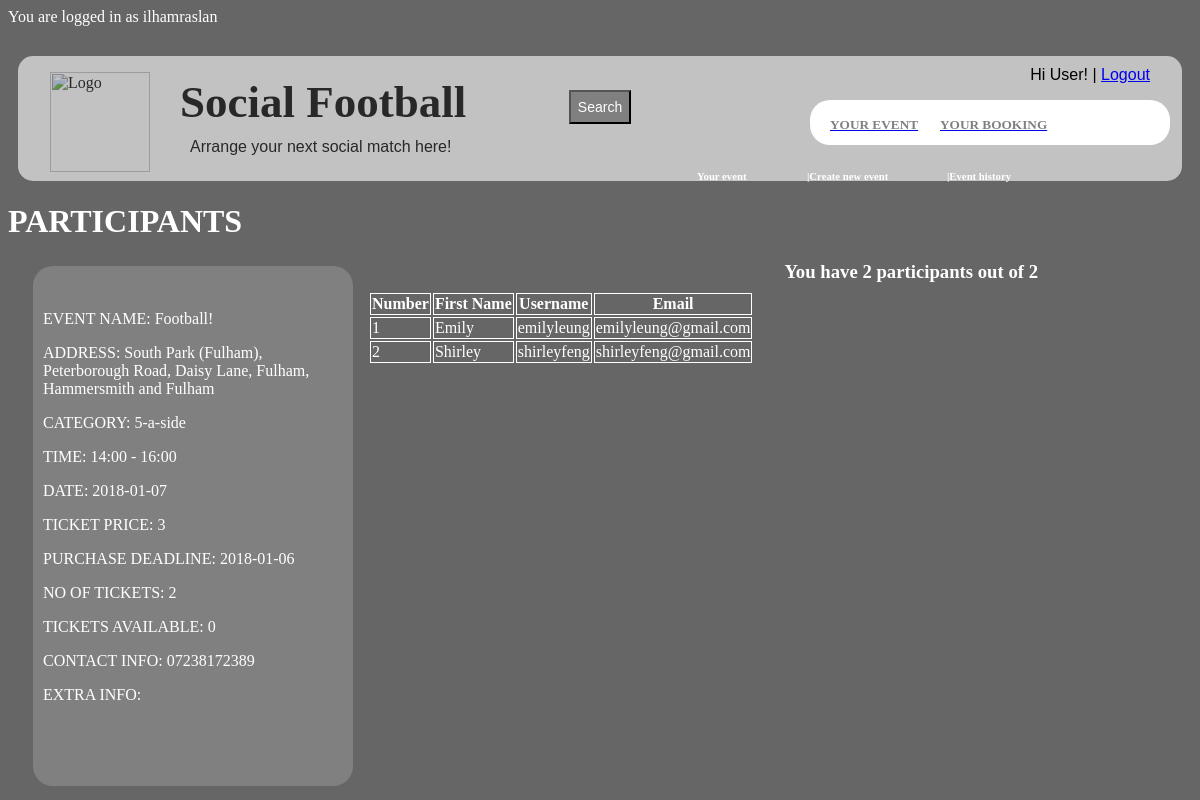
The page /Pages-Ilham/participants_page.php?event_id=5 (signed in) on the database its author committed.
### tables this page shows
CREATE TABLE `event` (
  `event_id` int(11) NOT NULL,
  `venue_id` int(11) NOT NULL,
  `event_name` text NOT NULL,
  `category` text NOT NULL,
  `date` date NOT NULL,
  `start_time` varchar(10) NOT NULL,
  `end_time` varchar(10) NOT NULL,
  `contact_information` text NOT NULL,
  `extra_information` text NOT NULL,
  `number_of_tickets` int(11) NOT NULL,
  `tickets_available` int(11) NOT NULL,
  `host_id` int(11) DEFAULT NULL,
  `deadline_purchase` date DEFAULT NULL,
  `ticket_price` int(11) DEFAULT NULL
);

CREATE TABLE `venue` (
  `venue_id` int(11) NOT NULL,
  `address` text NOT NULL,
  `postal_code` varchar(20) NOT NULL,
  `town/city` text NOT NULL,
  `ground_type` text NOT NULL,
  `size_of_pitch` varchar(30) NOT NULL,
  `venue_name` text NOT NULL
);

CREATE TABLE `booking` (
  `booking_id` int(11) NOT NULL,
  `ticket_id` int(11) DEFAULT NULL,
  `user_id` int(11) NOT NULL
);

CREATE TABLE `user` (
  `user_id` int(11) NOT NULL,
  `first_name` text NOT NULL,
  `last_name` text NOT NULL,
  `contact_number` text NOT NULL,
  `email` text NOT NULL,
  `username` varchar(20) NOT NULL,
  `password` varchar(100) DEFAULT NULL
);

### Pages-Ilham/participants_page.php (the view, shortened to what this page needs)
<?php
	include 'Methods.php';
	$username = $_COOKIE['username'];
	if ($username) {
	echo "<p>You are logged in as $username</p>";
	}
	else {
		header("Location: index.php");
		exit;
	}
	$event_id = $_GET['event_id'];
	$con = connectDatabase() or die('Error connecting to MySQL server.'. mysql_error());
?>
<!DOCTYPE html>
<html>
<head>
	<link rel="stylesheet" type="text/css" href="main.css">
</head>
<body>
<div>
	<div class="logo">
    <div class="transbox">
        <img src="http://www.stirlingalbionfc.co.uk/wp-content/uploads/2017/07/football-game.png" alt="Logo" height="150" width="150"/>
        <h1>Social Football</h1>
        <p>Arrange your next social match here!</p>
    </div>
    <div class="searchbar">
        <a href="search_page.php"><button>Search</button></a>
    </div>
</div>
<div class="user">
    <p>Hi User! | <a href="logout.php">Logout</a></p>
</div>
<div id="toolbarButtons">
    <div id="yourEventButton">
        <a href="event_page.php"><h5>YOUR EVENT</h5></a>
    </div>
    <div id="yourBookingButton">
        <a href="booking_page.php"><h5>YOUR BOOKING</h5></a>
    </div>
</div>
<div class="yourevents">
    <div>
        <a href="event_page.php"><h6 id="yevent">Your event</h6></a>
        <a href="createnewevent_page.php"><h6 id="createevent">|Create new event</h6></a>
        <a href="eventhistory_page.php"><h6 id="eventhis">|Event history</h6></a>
    </div>
	<br>
</div>
</div>
	<h1>PARTICIPANTS</h1>
<?php
	$query = "select * from event join venue on event.venue_id = venue.venue_id where event_id=$event_id";
	$result = mysqli_query($con,$query);
	$row = mysqli_fetch_array($result);
	createEvent($row);
	$totalTickets = $row['number_of_tickets'];
?>
<?php
	$query = "select * from user join booking on user.user_id = booking.user_id join ticket on booking.ticket_id = ticket.ticket_id where event_id=$event_id";
	$result = mysqli_query($con, $query);
	echo "<table>";
		echo "<tr>";
		echo "<th>Number</th>";
		echo "<th>First Name</th>";
		echo "<th>Username</th>";
		echo "<th>Email</th>";
		echo "</tr>";
		$i=1;
	while ($row = mysqli_fetch_array($result)) {
		echo "<tr>";
		echo "<td>".$i."</td>";
		echo "<td>".$row['first_name']."</td>";
		echo "<td>".$row['username']."</td>";
		echo "<td>".$row['email']."</td>";
		echo "</tr>";
		$i+=1;
	}
	echo "</table>";
		$i-=1;
	echo "<h3>You have $i participants out of $totalTickets</h3>";
?>
</body>
</html>

### Pages-Ilham/Methods.php (shortened to what this page needs)
<?php
	function createEvent($row) {
		$event_id = $row['event_id'];
		echo "<div class=\"event\">";
		echo "<div class=\"event_properties\">";
		echo "<br>";
		echo "<p>EVENT NAME: ".$row['event_name']."</p>";
		echo "<p>ADDRESS: ". $row['address']."</p>";
		echo "<p>CATEGORY: ". $row['category']."</p>";
		echo "<p>TIME: ". $row['start_time']." - ". $row['end_time'] ." </p>";
		echo "<p>DATE: ". $row['date']."</p>";
		echo "<p>TICKET PRICE: ". $row['ticket_price'] ."</p>";
		echo "<p>PURCHASE DEADLINE: ". $row['deadline_purchase']."</p>";
		echo "<p>NO OF TICKETS: ".$row['number_of_tickets']."</p>";
		echo "<p>TICKETS AVAILABLE: ".$row['tickets_available']."</p>";
		echo "<p>CONTACT INFO: ". $row['contact_information']."</p>";
		echo "<p>EXTRA INFO: ". $row['extra_information']."</p>";
		echo "</div>";
		echo "</div>";
	}
?>

### Pages-Ilham/main.css (style rules this page uses)
#toolbarButtons { position:absolute; width:360px; height:45px; right:30px; top:100px; background:white; border-radius:20px; }
#yourEventButton { width:120px; height:50px; position:absolute; left:20px; top:-5px; }
#yourBookingButton { width:120px; height:50px; position:absolute; left:130px; top:-5px; }
.logo img { float: left; margin-left: 2em; margin-top: 1em; width: 100px; height: 100px; }
.logo h1 { position: relative; top: 20px; left: 30px; font-family: PermanentMarker, cursive; font-size: 45px; color: black; opacity: 1.0; }
.logo p { position: relative; left: 40px; font-family: Arial, sans-serif; color: black; }
div.transbox { height: 125px; border-radius: 15px; margin: 10px; background-color: #ffffff; opacity: 0.6; filter: alpha(opacity=60); }
body { background-image: linear-gradient(to bottom, rgba(0,0,0,0.6) 0%,rgba(0,0,0,0.6) 100%),url("https://s-i.huffpost.com/gen/1211595/images/o-SOCCER-facebook.jpg"); }
.searchbar { text-align: center; width: 70%; left: 15%; top: 90px; position: absolute; }
.searchbar button { color: white; background: grey; font-size: 14px; padding: 7px; }
.user p { float: right; font-family: Arial; color: black; right: 50px; top: 50px; position: absolute; }
.event { position: relative; left:20px; background: grey; width:300px; height:500px; border-radius:20px; float: left; margin: 5px; padding:10px; }
.event_Properties p { color:white; }
.yourevents { float: right; color: white; position:absolute; width:500px; height:45px; right:23px; top:150px; }
#yevent { width:120px; height:50px; position:absolute; left:20px; top:-5px; }
#createevent { width:120px; height:50px; position:absolute; left:130px; top:-5px; }
#eventhis { width:120px; height:50px; position:absolute; left: 270px; top:-5px; }
h1,h2,h3,h4,h5,h6,p { color:white; }
a>h5 { color:grey; }

### Pages-Ilham/participants_page.php (style rules this page uses)
table { float:left; margin:30px; }
th, td { border:1px solid white; color:white; }

### rows shown on the page
event: event_name "Football!", venue.address "South Park (Fulham), Peterborough Road, Daisy Lane, Fulham, Hammersmith and Fulham", category "5-a-side", start_time "14:00", end_time "16:00", date "2018-01-07", ticket_price "3", deadline_purchase "2018-01-06", number_of_tickets "2", tickets_available "0", contact_information "07238172389"
booking: user.first_name "Emily", user.username "emilyleung", user.email "emilyleung@gmail.com"
booking: user.first_name "Shirley", user.username "shirleyfeng", user.email "shirleyfeng@gmail.com"

### other values the page prints
$username "ilhamraslan"
$i "2"
